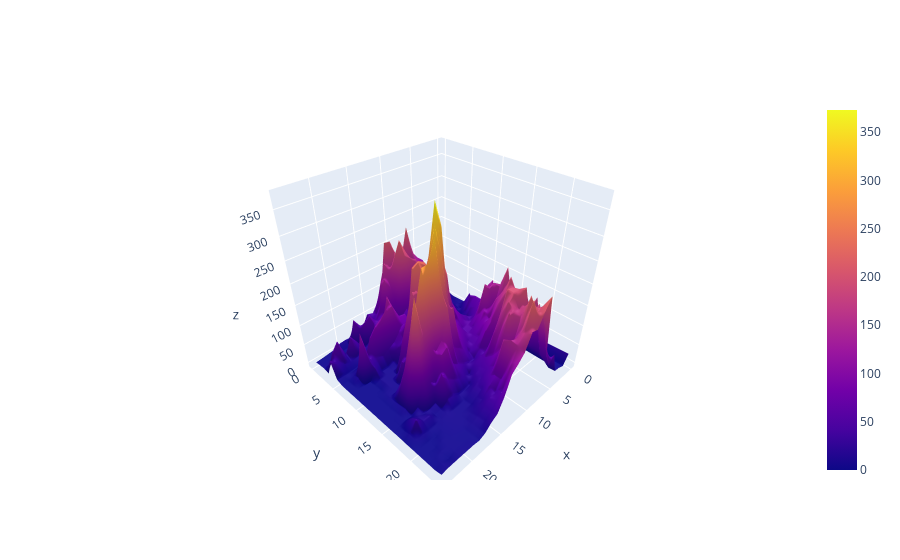

Write notebook code for a chart like this one.
### Code cell
z_data = pd.read_csv('https://raw.githubusercontent.com/plotly/datasets/master/api_docs/mt_bruno_elevation.csv')

fig = go.Figure(data=[go.Surface(z=z_data.values)])

# fig.update_layout(title='Mt Bruno Elevation', autosize=False,
#                   width=500, height=500,
#                   margin=dict(l=65, r=50, b=65, t=90))

fig.show()

### Figure 1 — Plotly figure (JSON) as saved in the notebook; plotly's stock layout.template omitted (floating-point values rounded to 4 significant figures; data arrays with more than 128 entries replaced by an {"elided": "..."} marker saying what was removed)
{"data": [{"type": "surface", "z": {"elided": "25x25 float values"}}], "layout": {}}
